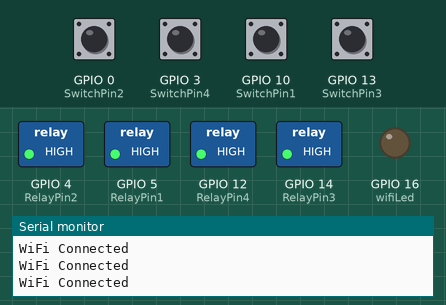
Simulated run of this sketch. Board: ESP8266 (NodeMCU). Shown: switched loads named in the sketch (green lamp = pin HIGH), output pins drawn as LEDs (lit = HIGH), the last lines printed to the serial monitor. Dashed ring = blinking. The inputs (shaded band) are chosen by the test bench; at power-on: GPIO 0 (SwitchPin2), GPIO 3 (SwitchPin4), GPIO 10 (SwitchPin1), GPIO 13 (SwitchPin3) HIGH. WiFi joins after 1.5 s; servers stay silent unless stated.

Above: at 3.0 s.
3.1 s: GPIO 0 (SwitchPin2) pulled LOW for 1 s
At 3.45 s:
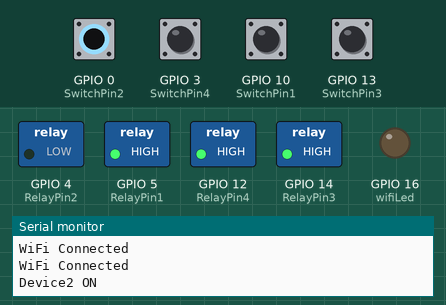
5.7 s: GPIO 3 (SwitchPin4) pulled LOW for 0.15 s
At 6.05 s:
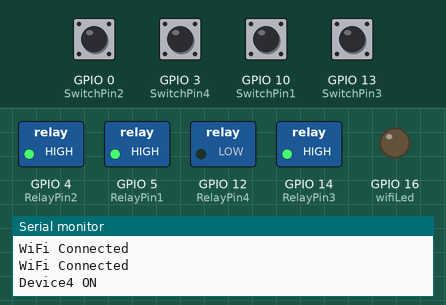
7.7 s: GPIO 10 (SwitchPin1) pulled LOW for 0.15 s
At 8.05 s:
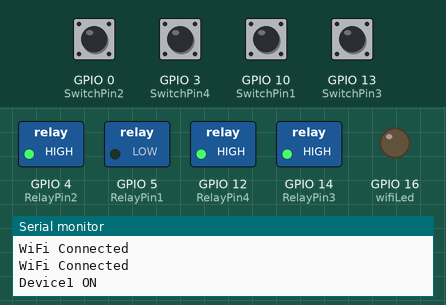
9.7 s: GPIO 13 (SwitchPin3) pulled LOW for 0.15 s
At 10.05 s:
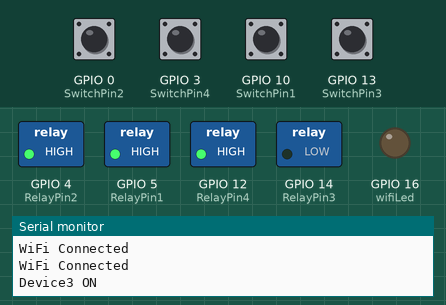
11.7 s: GPIO 0 (SwitchPin2) pulled LOW for 0.15 s
At 12.05 s:
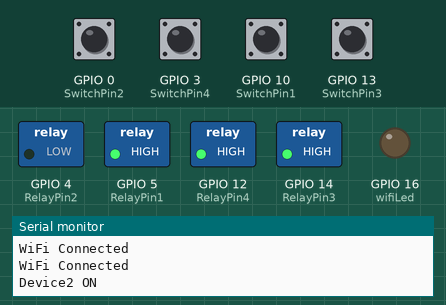
14.8 s: GPIO 3 (SwitchPin4) pulled LOW for 1 s
At 15.45 s:
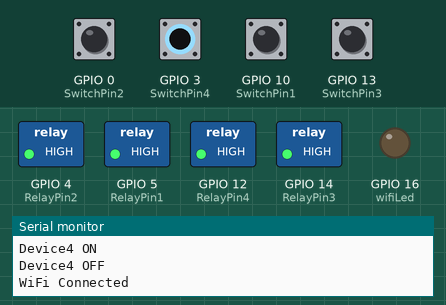
Timing chart, 0 to 17.8 s (numbered marks = the images above; inputs shaded):
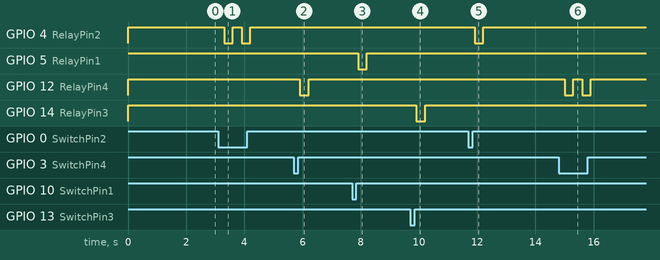

Measured:
- after the input at 3.1 s, GPIO 4 (RelayPin2): alternates HIGH for 0.30 s and LOW for 0.30 s, 4 changes in all, then stays HIGH, starting after 0.21 s
- after the input at 5.7 s, GPIO 12 (RelayPin4): HIGH → LOW after 0.21 s, → HIGH 0.30 s later
- after the input at 7.7 s, GPIO 5 (RelayPin1): HIGH → LOW after 0.21 s, → HIGH 0.30 s later
- after the input at 9.7 s, GPIO 14 (RelayPin3): HIGH → LOW after 0.21 s, → HIGH 0.30 s later
- after the input at 11.7 s, GPIO 4 (RelayPin2): HIGH → LOW after 0.21 s, → HIGH 0.30 s later
- after the input at 14.8 s, GPIO 12 (RelayPin4): alternates HIGH for 0.30 s and LOW for 0.30 s, 4 changes in all, then stays HIGH, starting after 0.21 s

The sketch:

nodemcu_script.ino
```cpp
/*************************************************************

  This is a simple demo of sending and receiving some data.
  Be sure to check out other examples!
 *************************************************************/

// Template ID, Device Name and Auth Token are provided by the Blynk.Cloud
// See the Device Info tab, or Template settings
#define BLYNK_TEMPLATE_ID "TMPL7lQMl89Q"
#define BLYNK_DEVICE_NAME "Quickstart Template"
#define BLYNK_AUTH_TOKEN "MuQHgY0EqIsPYjqcXRwrsj7uVHea6ptr"


// Comment this out to disable prints and save space
#define BLYNK_PRINT Serial


#include <ESP8266WiFi.h>
#include <BlynkSimpleEsp8266.h>
#define RelayPin1 5  //D1
#define RelayPin2 4  //D2
#define RelayPin3 14 //D5
#define RelayPin4 12 //D6

#define SwitchPin1 10  //SD3
#define SwitchPin2 0   //D3
#define SwitchPin3 13  //D7
#define SwitchPin4 3   //RX

#define wifiLed   16   //D0

#define VPIN_BUTTON_1    V1
#define VPIN_BUTTON_2    V2
#define VPIN_BUTTON_3    V3
#define VPIN_BUTTON_4    V4

int toggleState_1 = 1; //Define integer to remember the toggle state for relay 1
int toggleState_2 = 1; //Define integer to remember the toggle state for relay 2
int toggleState_3 = 1; //Define integer to remember the toggle state for relay 3
int toggleState_4 = 1; //Define integer to remember the toggle state for relay 4

int wifiFlag = 0;

char auth[] = BLYNK_AUTH_TOKEN;

// Your WiFi credentials.
// Set password to "" for open networks.
char ssid[] = "TP-LINK_2C0722_plus";
char pass[] = "india.1999";

BlynkTimer timer;

void relayOnOff(int relay){

    switch(relay){
      case 1:
             if(toggleState_1 == 1){
              digitalWrite(RelayPin1, LOW); // turn on relay 1
              toggleState_1 = 0;
              Serial.println("Device1 ON");
              }
             else{
              digitalWrite(RelayPin1, HIGH); // turn off relay 1
              toggleState_1 = 1;
              Serial.println("Device1 OFF");
              }
             delay(100);
      break;
      case 2:
             if(toggleState_2 == 1){
              digitalWrite(RelayPin2, LOW); // turn on relay 2
              toggleState_2 = 0;
              Serial.println("Device2 ON");
              }
             else{
              digitalWrite(RelayPin2, HIGH); // turn off relay 2
              toggleState_2 = 1;
              Serial.println("Device2 OFF");
              }
             delay(100);
      break;
      case 3:
             if(toggleState_3 == 1){
              digitalWrite(RelayPin3, LOW); // turn on relay 3
              toggleState_3 = 0;
              Serial.println("Device3 ON");
              }
             else{
              digitalWrite(RelayPin3, HIGH); // turn off relay 3
              toggleState_3 = 1;
              Serial.println("Device3 OFF");
              }
             delay(100);
      break;
      case 4:
             if(toggleState_4 == 1){
              digitalWrite(RelayPin4, LOW); // turn on relay 4
              toggleState_4 = 0;
              Serial.println("Device4 ON");
              }
             else{
              digitalWrite(RelayPin4, HIGH); // turn off relay 4
              toggleState_4 = 1;
              Serial.println("Device4 OFF");
              }
             delay(100);
      break;
      default : break;
      }

}

void with_internet(){
    //Manual Switch Control
    if (digitalRead(SwitchPin1) == LOW){
      delay(200);
      relayOnOff(1);
      Blynk.virtualWrite(VPIN_BUTTON_1, toggleState_1);   // Update Button Widget
      delay(200);
      relayOnOff(1);
      Blynk.virtualWrite(VPIN_BUTTON_1, toggleState_1);
    }
    else if (digitalRead(SwitchPin2) == LOW){
      delay(200);
      relayOnOff(2);
      Blynk.virtualWrite(VPIN_BUTTON_2, toggleState_2);   // Update Button Widget
      delay(200);
      relayOnOff(2);
      Blynk.virtualWrite(VPIN_BUTTON_2, toggleState_2);
    }
    else if (digitalRead(SwitchPin3) == LOW){
      delay(200);
      relayOnOff(3);
      Blynk.virtualWrite(VPIN_BUTTON_3, toggleState_3);   // Update Button Widget
      delay(200);
      relayOnOff(3);
      Blynk.virtualWrite(VPIN_BUTTON_3, toggleState_3);
    }
    else if (digitalRead(SwitchPin4) == LOW){
      delay(200);
      relayOnOff(4);
      Blynk.virtualWrite(VPIN_BUTTON_4, toggleState_4);   // Update Button Widget
      delay(200);
      relayOnOff(4);
      Blynk.virtualWrite(VPIN_BUTTON_4, toggleState_4);
    }
}
void without_internet(){
    //Manual Switch Control
    if (digitalRead(SwitchPin1) == LOW){
      delay(200);
      relayOnOff(1);
      delay(200);
      relayOnOff(1);
    }
    else if (digitalRead(SwitchPin2) == LOW){
      delay(200);
      relayOnOff(2);
      delay(200);
      relayOnOff(2);
    }
    else if (digitalRead(SwitchPin3) == LOW){
      delay(200);
      relayOnOff(3);
      delay(200);
      relayOnOff(3);
    }
    else if (digitalRead(SwitchPin4) == LOW){
      delay(200);
      relayOnOff(4);
      delay(200);
      relayOnOff(4);
    }
}

BLYNK_CONNECTED() {
  // Request the latest state from the server
  Blynk.syncVirtual(VPIN_BUTTON_1);
  Blynk.syncVirtual(VPIN_BUTTON_2);
  Blynk.syncVirtual(VPIN_BUTTON_3);
  Blynk.syncVirtual(VPIN_BUTTON_4);
}

// When App button is pushed - switch the state

BLYNK_WRITE(VPIN_BUTTON_1) {
  toggleState_1 = param.asInt();
  if (toggleState_1==0)                          // Do this if it was an On command from the Button widget in the App
    {
      Blynk.virtualWrite(VPIN_BUTTON_1, LOW);   // Change the app button state and keep it ON while you remove the finger - for visual feedback
      digitalWrite(RelayPin1, LOW);          // Turn the relay On
      delay (500);                            // Wait for 0.5 sec
      digitalWrite(RelayPin1, HIGH);  // Turn the relay Off
      Blynk.virtualWrite(VPIN_BUTTON_1, HIGH);  //Change the app button state to OFF
     }
    else                                      // Else do this if it was an Off command from the Button widget in the App
    {
      digitalWrite(RelayPin1, HIGH);           // Turn/ Keep the relay Off
    }
}

BLYNK_WRITE(VPIN_BUTTON_2) {
  toggleState_2 = param.asInt();
  if (toggleState_2==0)                          // Do this if it was an On command from the Button widget in the App
    {
      Blynk.virtualWrite(VPIN_BUTTON_2, LOW);   // Change the app button state and keep it ON while you remove the finger - for visual feedback
      digitalWrite(RelayPin2, LOW);          // Turn the relay On
      delay (500);                            // Wait for 0.5 sec
      digitalWrite(RelayPin2, HIGH);  // Turn the relay Off
      Blynk.virtualWrite(VPIN_BUTTON_2, HIGH);  //Change the app button state to OFF
     }
    else                                      // Else do this if it was an Off command from the Button widget in the App
    {
      digitalWrite(RelayPin2, HIGH);           // Turn/ Keep the relay Off
    }
}

BLYNK_WRITE(VPIN_BUTTON_3) {
  toggleState_3 = param.asInt();
  if (toggleState_3==0)                          // Do this if it was an On command from the Button widget in the App
    {
      Blynk.virtualWrite(VPIN_BUTTON_3, LOW);   // Change the app button state and keep it ON while you remove the finger - for visual feedback
      digitalWrite(RelayPin3, LOW);          // Turn the relay On
      delay (500);                            // Wait for 0.5 sec
      digitalWrite(RelayPin3, HIGH);  // Turn the relay Off
      Blynk.virtualWrite(VPIN_BUTTON_3, HIGH);  //Change the app button state to OFF
     }
    else                                      // Else do this if it was an Off command from the Button widget in the App
    {
      digitalWrite(RelayPin3, HIGH);           // Turn/ Keep the relay Off
    }
}

BLYNK_WRITE(VPIN_BUTTON_4) {
  toggleState_4 = param.asInt();
  if (toggleState_4==0)                          // Do this if it was an On command from the Button widget in the App
    {
      Blynk.virtualWrite(VPIN_BUTTON_4, LOW);   // Change the app button state and keep it ON while you remove the finger - for visual feedback
      digitalWrite(RelayPin4, LOW);          // Turn the relay On
      delay (500);                            // Wait for 0.5 sec
      digitalWrite(RelayPin4, HIGH);  // Turn the relay Off
      Blynk.virtualWrite(VPIN_BUTTON_4, HIGH);  //Change the app button state to OFF
     }
    else                                      // Else do this if it was an Off command from the Button widget in the App
    {
      digitalWrite(RelayPin4, HIGH);           // Turn/ Keep the relay Off
    }
}


void checkBlynkStatus() { // called every 3 seconds by SimpleTimer

  bool isconnected = Blynk.connected();
  if (isconnected == false) {
    wifiFlag = 1;
    digitalWrite(wifiLed, HIGH); //Turn off WiFi LED
  }
  if (isconnected == true) {
    wifiFlag = 0;
    digitalWrite(wifiLed, LOW); //Turn on WiFi LED
  }
}
void setup()
{
  Serial.begin(9600);

  pinMode(RelayPin1, OUTPUT);
  pinMode(RelayPin2, OUTPUT);
  pinMode(RelayPin3, OUTPUT);
  pinMode(RelayPin4, OUTPUT);

  pinMode(wifiLed, OUTPUT);

  pinMode(SwitchPin1, INPUT_PULLUP);
  pinMode(SwitchPin2, INPUT_PULLUP);
  pinMode(SwitchPin3, INPUT_PULLUP);
  pinMode(SwitchPin4, INPUT_PULLUP);

  //During Starting all Relays should TURN OFF
  digitalWrite(RelayPin1, toggleState_1);
  digitalWrite(RelayPin2, toggleState_2);
  digitalWrite(RelayPin3, toggleState_3);
  digitalWrite(RelayPin4, toggleState_4);

  WiFi.begin(ssid, pass);
  timer.setInterval(1000L, checkBlynkStatus); // check if Blynk server is connected every 3 seconds
  Blynk.begin(auth,ssid,pass);
}

void loop()
{
  if (WiFi.status() != WL_CONNECTED)
  {
    Serial.println("WiFi Not Connected");
  }
  else
  {
    Serial.println("WiFi Connected");
    Blynk.run();
  }

  timer.run(); // Initiates SimpleTimer
  if (wifiFlag == 0)
    with_internet();
  else
    without_internet();
}
```
